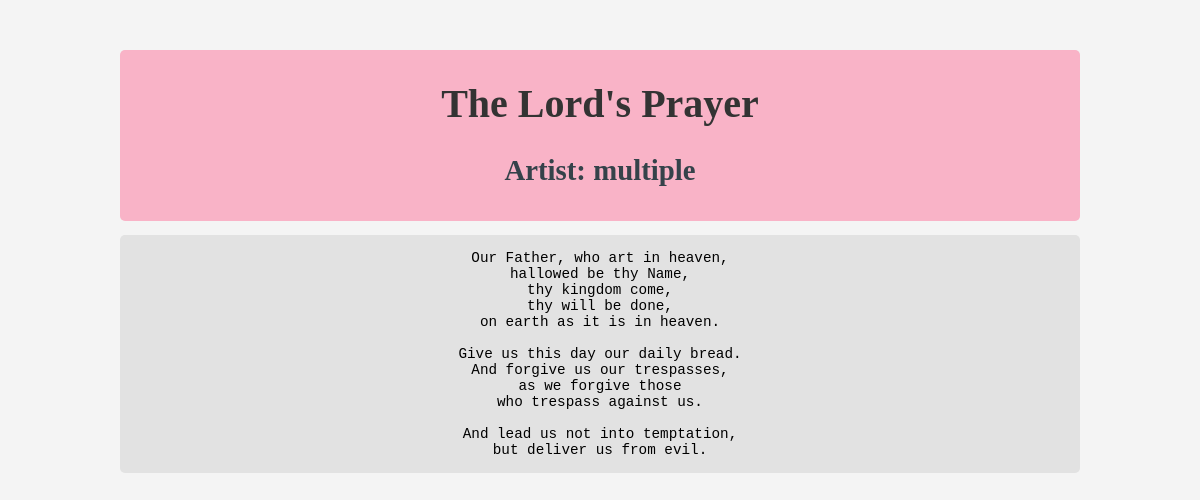
The page /songs/song/3/ on the database its author committed.
### songs/models.py (models this page shows, shortened)
class Songs(models.Model):
    title = models.CharField(max_length=100)
    artist = models.CharField(max_length=100)
    lyrics = models.TextField()
    posted_by = models.ForeignKey(User, on_delete=models.SET_NULL, null=True, blank=True, editable=False)

### songs/views.py (the view)
# urls.py: path('song/<int:id>/', views.song_detail, name='song_detail'),
def song_detail(request, id):
    song = get_object_or_404(Song, pk=id)
    return render(request, 'songLyric.html', {'song': song})

### songs/templates/songLyric.html (shortened to what this page needs)
{% load static %}
<!DOCTYPE html>
<html lang="en">
<head>
    <link rel="stylesheet" href="{% static 'css/lyricPageStyle.css' %}">
</head>
<body>
    <div class="container">
        <div class = "song-details">
        <h1>{{ song.title }}</h1>
        <h2>Artist: {{ song.artist }}</h2>
        </div>
    <pre>{{ song.lyrics }}</pre>
     </div>
</body>
</html>

### songs/static/css/lyricPageStyle.css (style rules this page uses)
body { margin: 0; padding: 0; background-color: #f4f4f4; }
.container { width: 80%; margin: auto; overflow: hidden; text-align: center; padding: 50px; }
.container h1 { text-align: center; font-size: 2.5em; margin-top: 20px; color: #333333; }
.container h2 { color: #35424a; margin-top: 20px; font-size: 1.8em; text-align: center; }
.song-details { padding: 15px; border-radius: 5px; padding: 10px; background-color:#f9b3c7; border-radius: 5px; }
.container pre { font-size: 1.1em; background: #e2e2e2; padding: 15px; border-radius: 5px; overflow-x: auto; }

### rows shown on the page
Songs: title "The Lord's Prayer", artist "multiple", lyrics "Our Father, who art in heaven, hallowed be thy Name, thy kingdom come, thy will be done, on earth as it is in heaven. Give us this day our daily bread. And forgive us our trespasses, as we forgive those who trespass against us. And lead us not into temptation, but deliver us from evil."
